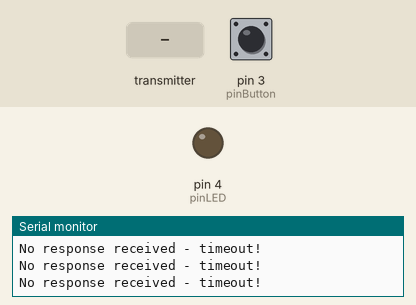
This sketch was run on a simulated Arduino Uno, built with avr-gcc and run on an emulated ATmega328P. Shown: output pins drawn as LEDs (lit = HIGH), the last lines printed to the serial monitor. The test bench sets the inputs (shaded band); at power-on: pin 3 (pinButton) HIGH. No radio packets arrive unless stated.

Above: at 1.2 s.
1.3 s: the transmitter starts sending incoming = 0
At 2.2 s:
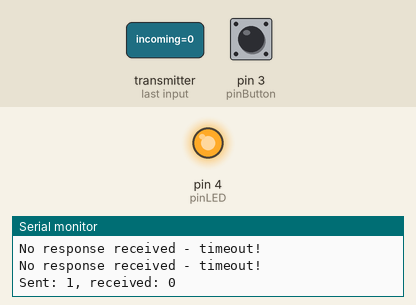
2.8 s: the transmitter starts sending incoming = 64
At 3.9 s:
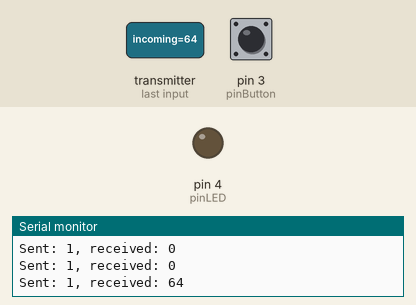
Timing chart, 0 to 5.8 s (numbered marks = the images above; inputs shaded):
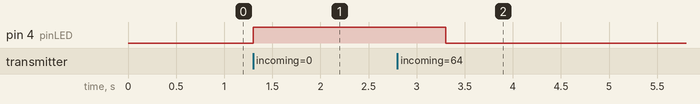

Measured:
- after the input at 1.3 s, pin 4 (pinLED): LOW → HIGH at once
- after the input at 2.8 s, pin 4 (pinLED): HIGH → LOW after 0.50 s

The sketch:

Long_wireless_transrec2.ino
```cpp
#include "Arduino.h"
#include <SPI.h>
#include <RF24.h>

// This is just the way the RF24 library works:
// Hardware configuration: Set up nRF24L01 radio on SPI bus (pins 10, 11, 12, 13) plus pins 7 & 8
RF24 radio(7, 8);

byte addresses[][6] = { "1Node", "2Node" };

int pinButton = 3;
int pinLED = 4;

// -----------------------------------------------------------------------------
// SETUP   SETUP   SETUP   SETUP   SETUP   SETUP   SETUP   SETUP   SETUP
// -----------------------------------------------------------------------------
void setup() {
  Serial.begin(9600);
  Serial.println("THIS IS THE TRANSMITTER CODE - YOU NEED THE OTHER ARDIUNO TO SEND BACK A RESPONSE");

  pinMode(pinLED, OUTPUT);
  pinMode(pinButton, INPUT_PULLUP);

  // Initiate the radio object
  radio.begin();

  // radio.setPALevel(RF24_PA_MIN);
  // RF24_PA_MIN=-18dBm,
  // RF24_PA_LOW=-12dBm,
  // RF24_PA_MED=-6dBM,
  // RF24_PA_HIGH=0dBm

  // Open a writing and reading pipe on each radio, with opposite addresses
  radio.openWritingPipe(addresses[1]);
  radio.openReadingPipe(1, addresses[0]);

  // Random number seeding (we're going to be sending a single random number)
}

// -----------------------------------------------------------------------------
// LOOP     LOOP     LOOP     LOOP     LOOP     LOOP     LOOP     LOOP     LOOP
// -----------------------------------------------------------------------------
void loop() {
  // Generate a single random character to transmit
  unsigned char outgoing = digitalRead(pinButton);

  // Ensure we have stopped listening (even if we're not) or we won't be able to transmit
  radio.stopListening();

  // Did we manage to SUCCESSFULLY transmit that (by getting an acknowledgement back from the other Arduino)?
  // Even we didn't we'll continue with the sketch, you never know, the radio fairies may help us
  if (!radio.write(&outgoing, sizeof(unsigned char))) {
    Serial.println("No acknowledgement of transmission - receiving radio device connected?");
  }

  // Now listen for a response
  radio.startListening();

  // But we won't listen for long, 200 milliseconds is enough
  unsigned long started_waiting_at = millis();

  // Loop here until we get indication that some data is ready for us to read (or we time out)
  while (!radio.available()) {
    // Oh dear, no response received within our timescale
    if (millis() - started_waiting_at > 200) {
      Serial.println("No response received - timeout!");
      return;
    }
  }

  // Now read the data that is waiting for us in the nRF24L01's buffer
  unsigned char incoming;
  radio.read(&incoming, sizeof(unsigned char));
  if (incoming == 0) {
    digitalWrite(pinLED, HIGH);
  } else {
    digitalWrite(pinLED, LOW);
  }
  // Show user what we sent and what we got back
  Serial.print("Sent: ");
  Serial.print(outgoing);
  Serial.print(", received: ");
  Serial.println(incoming);

  // Try again 1s later
  delay(1000);
}
```
